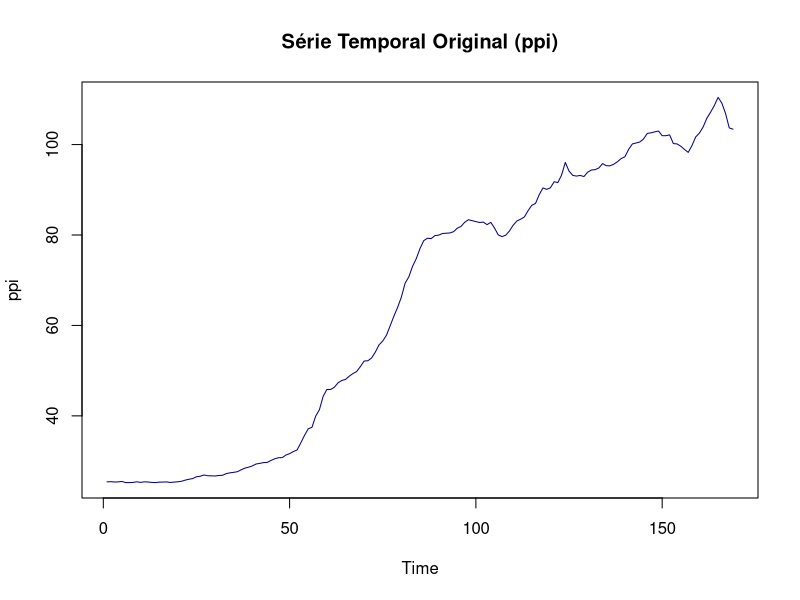
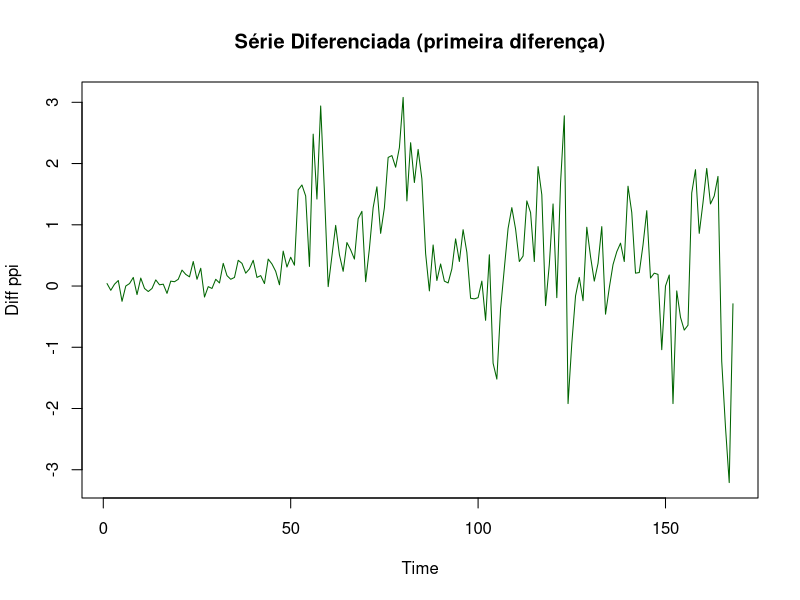
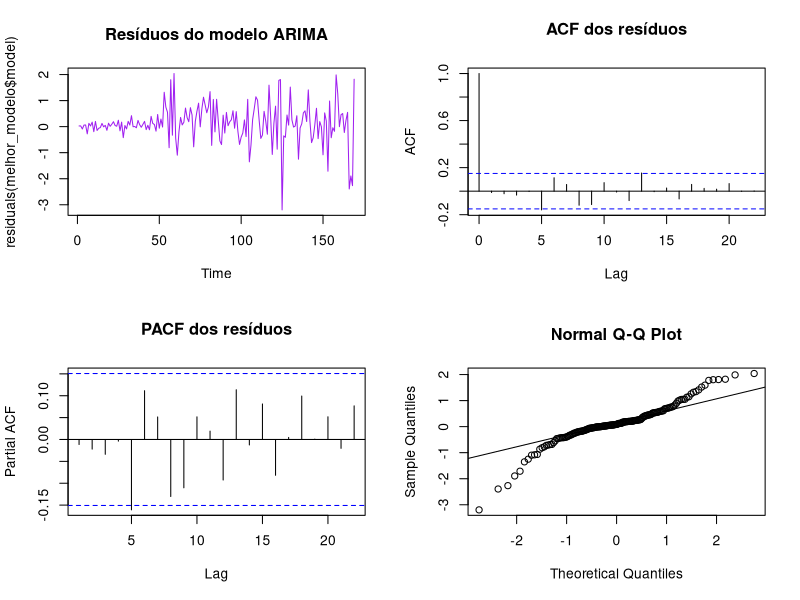
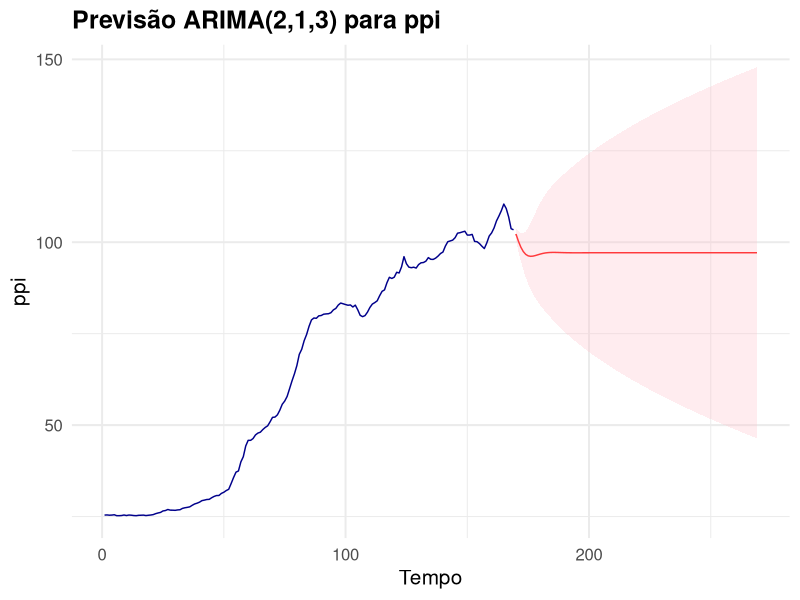

Write the R code that produced these figures, in order.
## ---- chunk 1
# Pacotes necessários
library(tseries)
library(forecast)
library(ggplot2)

# Definir diretório de trabalho
setwd("C:/Users/PC GAMER/Downloads/data")

# Carregar os dados
df <- read.csv("timeseries.csv")
Y <- df$ppi

# Estatísticas descritivas e gráfico da série original
summary(Y)
plot.ts(Y, main = "Série Temporal Original (ppi)", ylab = "ppi", col = "darkblue")

# Teste Dickey-Fuller para estacionariedade
adf_original <- adf.test(Y, alternative = "stationary")
print(adf_original)

# Diferenciação para estacionarizar
dY <- diff(Y)
summary(dY)
plot.ts(
  dY,
  main = "Série Diferenciada (primeira diferença)",
  ylab = "Diff ppi",
  col = "darkgreen"
)


adf_diff <- adf.test(dY, alternative = "stationary")
print(adf_diff)

# Função para ajustar modelo ARIMA e retornar modelo, AIC e ordem
ajustar_arima <- function(order_vec, serie) {
  fit <- tryCatch(
    arima(serie, order = order_vec),
    error = function(e) NULL
  )
  if (is.null(fit)) return(NULL)
  list(model = fit, aic = AIC(fit), order = order_vec)
}

# Modelos ARIMA a testar
modelos_testar <- list(
  c(1, 0, 0),
  c(2, 0, 0),
  c(0, 0, 1),
  c(1, 0, 1),
  c(1, 1, 0),
  c(0, 1, 1),
  c(1, 1, 1),
  c(1, 1, 3),
  c(2, 1, 3)
)

# Ajustar modelos e filtrar os válidos
resultados <- lapply(modelos_testar, ajustar_arima, serie = Y)
resultados_validos <- Filter(Negate(is.null), resultados)

# Criar tabela resumo com ordem e AIC
aic_table <- do.call(
  rbind,
  lapply(resultados_validos, function(x) {
    data.frame(p = x$order[1], d = x$order[2], q = x$order[3], AIC = x$aic)
  })
)
print(aic_table[order(aic_table$AIC), ])

# Selecionar melhor modelo pelo menor AIC
indice_melhor <- which.min(sapply(resultados_validos, function(x) x$aic))
melhor_modelo <- resultados_validos[[indice_melhor]]

cat(
  "Melhor modelo ARIMA selecionado: (p,d,q) = (",
  melhor_modelo$order[1], ", ",
  melhor_modelo$order[2], ", ",
  melhor_modelo$order[3], ") com AIC = ",
  round(melhor_modelo$aic, 2), "\n\n"
)

# Resumo do melhor modelo
summary(melhor_modelo$model)

# Diagnóstico dos resíduos
par(mfrow = c(2, 2))
plot.ts(residuals(melhor_modelo$model),
  main = "Resíduos do modelo ARIMA",
  col = "purple"
)
acf(residuals(melhor_modelo$model), main = "ACF dos resíduos")
pacf(residuals(melhor_modelo$model), main = "PACF dos resíduos")
qqnorm(residuals(melhor_modelo$model))
qqline(residuals(melhor_modelo$model))
par(mfrow = c(1, 1))

# Previsão para 100 períodos
horizonte <- 100
prev <- predict(melhor_modelo$model, n.ahead = horizonte)

tempo_original <- 1:length(Y)
tempo_prev <- (length(Y) + 1):(length(Y) + horizonte)

df_ic <- data.frame(
  Tempo = tempo_prev,
  Inferior = prev$pred - 2 * prev$se,
  Superior = prev$pred + 2 * prev$se
)

# Gráfico final da série com previsão e intervalo de confiança
ggplot() +
  geom_line(
    data = data.frame(Tempo = tempo_original, Valor = Y),
    aes(x = Tempo, y = Valor),
    color = "darkblue"
  ) +
  geom_line(
    data = data.frame(Tempo = tempo_prev, Valor = prev$pred),
    aes(x = Tempo, y = Valor),
    color = "red"
  ) +
  geom_ribbon(
    data = df_ic,
    aes(x = Tempo, ymin = Inferior, ymax = Superior),
    alpha = 0.3,
    fill = "pink"
  ) +
  labs(
    title = paste0(
      "Previsão ARIMA(",
      paste(melhor_modelo$order, collapse = ","),
      ") para ppi"
    ),
    x = "Tempo",
    y = "ppi"
  ) +
  theme_minimal(base_size = 15) +
  theme(plot.title = element_text(face = "bold"))

